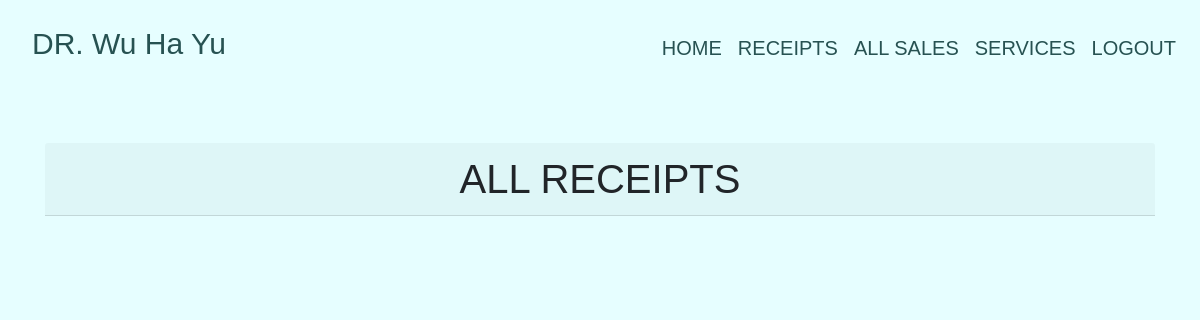
Page /reciept (signed in) on the earlier database version.
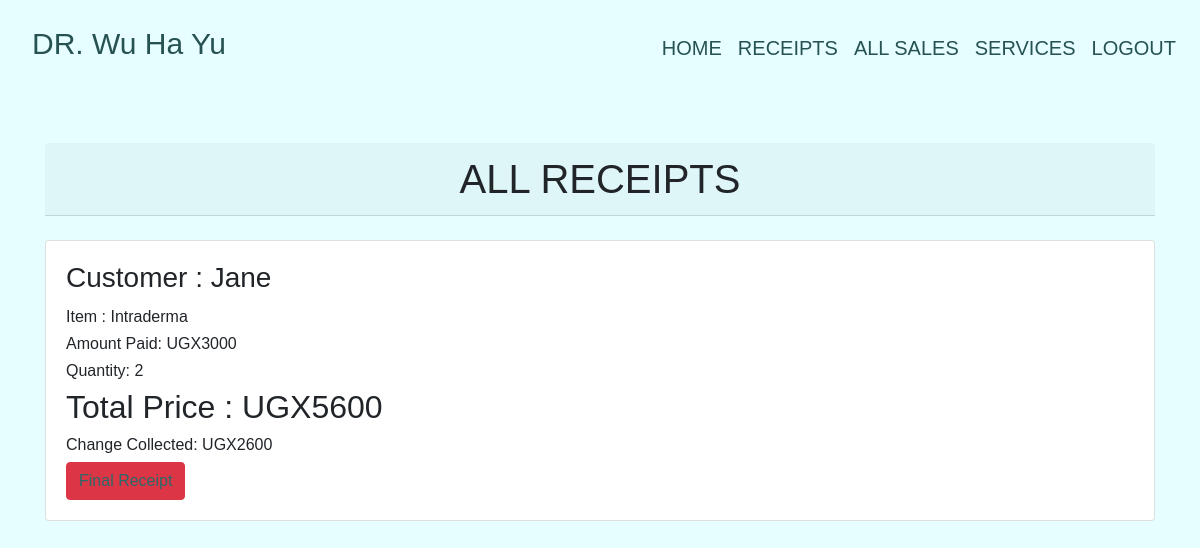
Same page on the later database version.
### pharmacy/models.py (models this page shows, shortened)
class Sale(models.Model):
    item = models.ForeignKey( Product, on_delete = models.CASCADE)
    quantity = models.IntegerField(default = 0, null = False, blank = True)
    amount_received = models.IntegerField(default = 0, null = False, blank = True)
    issued_to = models.CharField(max_length=50, null = True, blank = True)
    unit_price = models.IntegerField(default = 0, null = False, blank = True)
    def get_total(self):
        total = self.quantity * self.item.unit_price
        return int(total)
    def get_change(self):
        change = self.get_total() - self.amount_received
        return abs(int(change))

class Product(models.Model):
    category_name = models.ForeignKey(Category, on_delete=models.CASCADE, null=True, blank = True)
    item_name = models.CharField(max_length =50, null = True, blank = True)
    total_quantity = models.IntegerField(default = 0, null = True, blank = True)
    issued_quantity = models.IntegerField(default = 0, null = True, blank = True)
    received_quantity = models.IntegerField(default = 0, null = True, blank = True)
    unit_price = models.IntegerField(default = 0, null = True, blank = True)
    manufacturer = models.CharField(max_length=50, null = True, blank = True)
    brand = models.CharField(max_length=50, null = True, blank = True)
    def __str__(self):
        return self.item_name

### pharmacy/views.py (the view)
# urls.py: path('reciept', views.reciept, name='reciept'),
@login_required
def reciept(request):
    sales = Sale.objects.all().order_by('-id')
    return render(request, 'products/reciept.html', {'sales': sales})

### templates/products/reciept.html
{% extends 'products/base.html'%} {% block content%}
<br /><br>
<div class="container">
  <h1 class="card-header text-center">ALL RECEIPTS</h1><br>
  {% for sale in sales %}
  <div class="card">
    <div class="card-body">
      <h3 class="card-title">Customer : {{sale.issued_to | title}}</h3>
      <h6 class="card-text">Item : {{sale.item}}</h6>
      <h6 class="card-text">Amount Paid:  UGX{{ sale.amount_received }}</h6>
      <h6 class="card-text">Quantity: {{sale.quantity }}</h6>
      <h2>Total Price :  UGX{{ sale.get_total }}</h2>
      <div style="flex: 1">
        <h6 class="card-text">Change Collected:  UGX{{ sale.get_change }}</h6>
        <a  href="{% url 'reciept_detail' sale.id %}">
          <input
            type="submit"
            value="Final Receipt"
            class="btn btn-danger"
            type="button"
            style="color: rgb(43, 105, 105);"
          />
        </a>
      </div>
    </div>
  </div>
  <br />
  {% endfor %}
</div>
{% endblock %}

Differences in the rows shown:
added Sale: issued_to "Jane", item "Intraderma", amount_received "3000", quantity "2", get_total "5600", get_change "2600"
